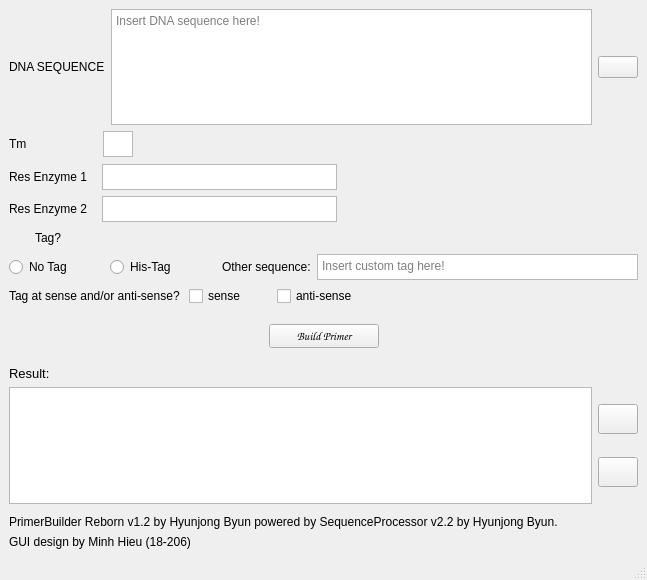
<?xml version="1.0" encoding="UTF-8"?>
<ui version="4.0">
 <class>PrimerBuilder</class>
 <widget class="QMainWindow" name="PrimerBuilder">
  <property name="geometry">
   <rect>
    <x>0</x>
    <y>0</y>
    <width>647</width>
    <height>580</height>
   </rect>
  </property>
  <property name="minimumSize">
   <size>
    <width>647</width>
    <height>580</height>
   </size>
  </property>
  <property name="cursor">
   <cursorShape>ArrowCursor</cursorShape>
  </property>
  <property name="windowTitle">
   <string>PrimerBuilder</string>
  </property>
  <property name="windowIcon">
   <iconset>
    <normaloff>H:/LOGO/ksa_logo_TWp_icon.ico</normaloff>H:/LOGO/ksa_logo_TWp_icon.ico</iconset>
  </property>
  <widget class="QWidget" name="centralwidget">
   <property name="cursor">
    <cursorShape>ArrowCursor</cursorShape>
   </property>
   <layout class="QVBoxLayout" name="verticalLayout">
    <item>
     <layout class="QHBoxLayout" name="horizontalLayout_2">
      <item>
       <widget class="QLabel" name="DNAsequence">
        <property name="font">
         <font>
          <family>MS Shell Dlg 2</family>
         </font>
        </property>
        <property name="layoutDirection">
         <enum>Qt::LeftToRight</enum>
        </property>
        <property name="text">
         <string>DNA SEQUENCE</string>
        </property>
       </widget>
      </item>
      <item>
       <widget class="QTextEdit" name="DNAsequence_text">
        <property name="cursor" stdset="0">
         <cursorShape>IBeamCursor</cursorShape>
        </property>
        <property name="placeholderText">
         <string notr="true">Insert DNA sequence here!</string>
        </property>
       </widget>
      </item>
      <item>
       <widget class="QPushButton" name="DNAsequence_file">
        <property name="sizePolicy">
         <sizepolicy hsizetype="Fixed" vsizetype="Fixed">
          <horstretch>0</horstretch>
          <verstretch>0</verstretch>
         </sizepolicy>
        </property>
        <property name="cursor">
         <cursorShape>PointingHandCursor</cursorShape>
        </property>
        <property name="text">
         <string/>
        </property>
        <property name="icon">
         <iconset>
          <normaloff>folder.png</normaloff>folder.png</iconset>
        </property>
       </widget>
      </item>
     </layout>
    </item>
    <item>
     <layout class="QHBoxLayout" name="horizontalLayout_3">
      <property name="leftMargin">
       <number>0</number>
      </property>
      <property name="topMargin">
       <number>0</number>
      </property>
      <item>
       <widget class="QLabel" name="tm">
        <property name="text">
         <string>Tm</string>
        </property>
        <property name="alignment">
         <set>Qt::AlignLeading|Qt::AlignLeft|Qt::AlignVCenter</set>
        </property>
       </widget>
      </item>
      <item>
       <spacer name="horizontalSpacer_3">
        <property name="orientation">
         <enum>Qt::Horizontal</enum>
        </property>
        <property name="sizeType">
         <enum>QSizePolicy::Fixed</enum>
        </property>
        <property name="sizeHint" stdset="0">
         <size>
          <width>70</width>
          <height>20</height>
         </size>
        </property>
       </spacer>
      </item>
      <item>
       <widget class="QTextEdit" name="tm_text">
        <property name="enabled">
         <bool>true</bool>
        </property>
        <property name="sizePolicy">
         <sizepolicy hsizetype="Fixed" vsizetype="Fixed">
          <horstretch>0</horstretch>
          <verstretch>0</verstretch>
         </sizepolicy>
        </property>
        <property name="minimumSize">
         <size>
          <width>12</width>
          <height>26</height>
         </size>
        </property>
        <property name="maximumSize">
         <size>
          <width>30</width>
          <height>27</height>
         </size>
        </property>
        <property name="cursor" stdset="0">
         <cursorShape>IBeamCursor</cursorShape>
        </property>
        <property name="whatsThis">
         <string notr="true" extracomment="Melting Temperature"/>
        </property>
       </widget>
      </item>
      <item>
       <spacer name="horizontalSpacer_2">
        <property name="orientation">
         <enum>Qt::Horizontal</enum>
        </property>
        <property name="sizeType">
         <enum>QSizePolicy::Expanding</enum>
        </property>
        <property name="sizeHint" stdset="0">
         <size>
          <width>285</width>
          <height>20</height>
         </size>
        </property>
       </spacer>
      </item>
     </layout>
    </item>
    <item>
     <layout class="QHBoxLayout" name="horizontalLayout_4">
      <property name="topMargin">
       <number>1</number>
      </property>
      <item>
       <widget class="QLabel" name="ResEnzyme1">
        <property name="text">
         <string>Res Enzyme 1</string>
        </property>
        <property name="alignment">
         <set>Qt::AlignLeading|Qt::AlignLeft|Qt::AlignVCenter</set>
        </property>
       </widget>
      </item>
      <item>
       <spacer name="horizontalSpacer_5">
        <property name="orientation">
         <enum>Qt::Horizontal</enum>
        </property>
        <property name="sizeType">
         <enum>QSizePolicy::Fixed</enum>
        </property>
        <property name="sizeHint" stdset="0">
         <size>
          <width>9</width>
          <height>20</height>
         </size>
        </property>
       </spacer>
      </item>
      <item>
       <widget class="QTextEdit" name="ResEnzyme1_text">
        <property name="sizePolicy">
         <sizepolicy hsizetype="Fixed" vsizetype="Fixed">
          <horstretch>0</horstretch>
          <verstretch>0</verstretch>
         </sizepolicy>
        </property>
        <property name="minimumSize">
         <size>
          <width>235</width>
          <height>26</height>
         </size>
        </property>
        <property name="maximumSize">
         <size>
          <width>67</width>
          <height>26</height>
         </size>
        </property>
        <property name="cursor" stdset="0">
         <cursorShape>IBeamCursor</cursorShape>
        </property>
       </widget>
      </item>
      <item>
       <spacer name="horizontalSpacer_4">
        <property name="orientation">
         <enum>Qt::Horizontal</enum>
        </property>
        <property name="sizeType">
         <enum>QSizePolicy::Expanding</enum>
        </property>
        <property name="sizeHint" stdset="0">
         <size>
          <width>26</width>
          <height>20</height>
         </size>
        </property>
       </spacer>
      </item>
     </layout>
    </item>
    <item>
     <layout class="QHBoxLayout" name="horizontalLayout_5">
      <property name="topMargin">
       <number>0</number>
      </property>
      <item>
       <widget class="QLabel" name="ResEnzyme2">
        <property name="text">
         <string>Res Enzyme 2</string>
        </property>
        <property name="alignment">
         <set>Qt::AlignLeading|Qt::AlignLeft|Qt::AlignVCenter</set>
        </property>
       </widget>
      </item>
      <item>
       <spacer name="horizontalSpacer_6">
        <property name="orientation">
         <enum>Qt::Horizontal</enum>
        </property>
        <property name="sizeType">
         <enum>QSizePolicy::Fixed</enum>
        </property>
        <property name="sizeHint" stdset="0">
         <size>
          <width>9</width>
          <height>20</height>
         </size>
        </property>
       </spacer>
      </item>
      <item>
       <widget class="QTextEdit" name="ResEnzyme2_text">
        <property name="sizePolicy">
         <sizepolicy hsizetype="Fixed" vsizetype="Fixed">
          <horstretch>0</horstretch>
          <verstretch>0</verstretch>
         </sizepolicy>
        </property>
        <property name="minimumSize">
         <size>
          <width>67</width>
          <height>26</height>
         </size>
        </property>
        <property name="maximumSize">
         <size>
          <width>235</width>
          <height>28</height>
         </size>
        </property>
        <property name="cursor" stdset="0">
         <cursorShape>IBeamCursor</cursorShape>
        </property>
       </widget>
      </item>
      <item>
       <spacer name="horizontalSpacer_7">
        <property name="orientation">
         <enum>Qt::Horizontal</enum>
        </property>
        <property name="sizeHint" stdset="0">
         <size>
          <width>40</width>
          <height>20</height>
         </size>
        </property>
       </spacer>
      </item>
     </layout>
    </item>
    <item>
     <layout class="QHBoxLayout" name="horizontalLayout_7">
      <property name="topMargin">
       <number>0</number>
      </property>
      <item>
       <spacer name="horizontalSpacer">
        <property name="orientation">
         <enum>Qt::Horizontal</enum>
        </property>
        <property name="sizeType">
         <enum>QSizePolicy::Fixed</enum>
        </property>
        <property name="sizeHint" stdset="0">
         <size>
          <width>26</width>
          <height>20</height>
         </size>
        </property>
       </spacer>
      </item>
      <item>
       <widget class="QLabel" name="tag">
        <property name="text">
         <string>Tag?</string>
        </property>
        <property name="alignment">
         <set>Qt::AlignLeading|Qt::AlignLeft|Qt::AlignVCenter</set>
        </property>
       </widget>
      </item>
     </layout>
    </item>
    <item>
     <layout class="QHBoxLayout" name="horizontalLayout_6">
      <property name="topMargin">
       <number>0</number>
      </property>
      <item>
       <widget class="QRadioButton" name="tag_no">
        <property name="text">
         <string>No Tag</string>
        </property>
       </widget>
      </item>
      <item>
       <spacer name="horizontalSpacer_8">
        <property name="orientation">
         <enum>Qt::Horizontal</enum>
        </property>
        <property name="sizeType">
         <enum>QSizePolicy::Fixed</enum>
        </property>
        <property name="sizeHint" stdset="0">
         <size>
          <width>32</width>
          <height>20</height>
         </size>
        </property>
       </spacer>
      </item>
      <item>
       <widget class="QRadioButton" name="tag_his">
        <property name="text">
         <string>His-Tag</string>
        </property>
       </widget>
      </item>
      <item>
       <spacer name="horizontalSpacer_9">
        <property name="orientation">
         <enum>Qt::Horizontal</enum>
        </property>
        <property name="sizeType">
         <enum>QSizePolicy::Fixed</enum>
        </property>
        <property name="sizeHint" stdset="0">
         <size>
          <width>40</width>
          <height>20</height>
         </size>
        </property>
       </spacer>
      </item>
      <item>
       <widget class="QLabel" name="tag_other">
        <property name="text">
         <string>Other sequence:</string>
        </property>
       </widget>
      </item>
      <item>
       <widget class="QTextEdit" name="tag_other_text">
        <property name="sizePolicy">
         <sizepolicy hsizetype="Expanding" vsizetype="Fixed">
          <horstretch>0</horstretch>
          <verstretch>0</verstretch>
         </sizepolicy>
        </property>
        <property name="minimumSize">
         <size>
          <width>0</width>
          <height>0</height>
         </size>
        </property>
        <property name="maximumSize">
         <size>
          <width>16777215</width>
          <height>26</height>
         </size>
        </property>
        <property name="cursor" stdset="0">
         <cursorShape>IBeamCursor</cursorShape>
        </property>
        <property name="placeholderText">
         <string>Insert custom tag here!</string>
        </property>
       </widget>
      </item>
     </layout>
    </item>
    <item>
     <layout class="QHBoxLayout" name="horizontalLayout">
      <property name="topMargin">
       <number>0</number>
      </property>
      <item>
       <widget class="QLabel" name="sense">
        <property name="text">
         <string>Tag at sense and/or anti-sense? </string>
        </property>
       </widget>
      </item>
      <item>
       <widget class="QCheckBox" name="sense_yes">
        <property name="text">
         <string>sense</string>
        </property>
       </widget>
      </item>
      <item>
       <spacer name="horizontalSpacer_12">
        <property name="orientation">
         <enum>Qt::Horizontal</enum>
        </property>
        <property name="sizeType">
         <enum>QSizePolicy::Fixed</enum>
        </property>
        <property name="sizeHint" stdset="0">
         <size>
          <width>24</width>
          <height>20</height>
         </size>
        </property>
       </spacer>
      </item>
      <item>
       <widget class="QCheckBox" name="sense_no">
        <property name="text">
         <string>anti-sense</string>
        </property>
       </widget>
      </item>
      <item>
       <spacer name="horizontalSpacer_13">
        <property name="orientation">
         <enum>Qt::Horizontal</enum>
        </property>
        <property name="sizeHint" stdset="0">
         <size>
          <width>40</width>
          <height>20</height>
         </size>
        </property>
       </spacer>
      </item>
     </layout>
    </item>
    <item>
     <spacer name="verticalSpacer">
      <property name="orientation">
       <enum>Qt::Vertical</enum>
      </property>
      <property name="sizeType">
       <enum>QSizePolicy::Fixed</enum>
      </property>
      <property name="sizeHint" stdset="0">
       <size>
        <width>18</width>
        <height>12</height>
       </size>
      </property>
     </spacer>
    </item>
    <item>
     <layout class="QHBoxLayout" name="horizontalLayout_8">
      <property name="topMargin">
       <number>0</number>
      </property>
      <item>
       <spacer name="horizontalSpacer_10">
        <property name="orientation">
         <enum>Qt::Horizontal</enum>
        </property>
        <property name="sizeHint" stdset="0">
         <size>
          <width>40</width>
          <height>20</height>
         </size>
        </property>
       </spacer>
      </item>
      <item>
       <widget class="QPushButton" name="buildPrime">
        <property name="minimumSize">
         <size>
          <width>110</width>
          <height>0</height>
         </size>
        </property>
        <property name="font">
         <font>
          <family>Comic Sans MS</family>
          <pointsize>9</pointsize>
          <weight>75</weight>
          <italic>true</italic>
          <bold>true</bold>
         </font>
        </property>
        <property name="cursor">
         <cursorShape>PointingHandCursor</cursorShape>
        </property>
        <property name="text">
         <string>Build Primer</string>
        </property>
       </widget>
      </item>
      <item>
       <spacer name="horizontalSpacer_11">
        <property name="orientation">
         <enum>Qt::Horizontal</enum>
        </property>
        <property name="sizeHint" stdset="0">
         <size>
          <width>40</width>
          <height>20</height>
         </size>
        </property>
       </spacer>
      </item>
     </layout>
    </item>
    <item>
     <spacer name="verticalSpacer_2">
      <property name="orientation">
       <enum>Qt::Vertical</enum>
      </property>
      <property name="sizeType">
       <enum>QSizePolicy::Fixed</enum>
      </property>
      <property name="sizeHint" stdset="0">
       <size>
        <width>20</width>
        <height>12</height>
       </size>
      </property>
     </spacer>
    </item>
    <item>
     <widget class="QLabel" name="result">
      <property name="font">
       <font>
        <family>MS Shell Dlg 2</family>
        <pointsize>10</pointsize>
       </font>
      </property>
      <property name="text">
       <string>Result: </string>
      </property>
     </widget>
    </item>
    <item>
     <layout class="QHBoxLayout" name="horizontalLayout_9">
      <property name="topMargin">
       <number>0</number>
      </property>
      <item>
       <widget class="QTextEdit" name="result_text">
        <property name="minimumSize">
         <size>
          <width>0</width>
          <height>15</height>
         </size>
        </property>
        <property name="cursor" stdset="0">
         <cursorShape>IBeamCursor</cursorShape>
        </property>
       </widget>
      </item>
      <item>
       <layout class="QVBoxLayout" name="verticalLayout_2">
        <property name="leftMargin">
         <number>0</number>
        </property>
        <item>
         <widget class="QPushButton" name="actionCopy">
          <property name="sizePolicy">
           <sizepolicy hsizetype="Fixed" vsizetype="Fixed">
            <horstretch>0</horstretch>
            <verstretch>0</verstretch>
           </sizepolicy>
          </property>
          <property name="minimumSize">
           <size>
            <width>0</width>
            <height>30</height>
           </size>
          </property>
          <property name="cursor">
           <cursorShape>PointingHandCursor</cursorShape>
          </property>
          <property name="text">
           <string/>
          </property>
          <property name="icon">
           <iconset>
            <normaloff>copy.png</normaloff>copy.png</iconset>
          </property>
         </widget>
        </item>
        <item>
         <widget class="QPushButton" name="actionErase">
          <property name="minimumSize">
           <size>
            <width>0</width>
            <height>30</height>
           </size>
          </property>
          <property name="cursor">
           <cursorShape>PointingHandCursor</cursorShape>
          </property>
          <property name="text">
           <string/>
          </property>
          <property name="icon">
           <iconset>
            <normaloff>broom.png</normaloff>broom.png</iconset>
          </property>
         </widget>
        </item>
       </layout>
      </item>
     </layout>
    </item>
    <item>
     <spacer name="verticalSpacer_3">
      <property name="orientation">
       <enum>Qt::Vertical</enum>
      </property>
      <property name="sizeType">
       <enum>QSizePolicy::Fixed</enum>
      </property>
      <property name="sizeHint" stdset="0">
       <size>
        <width>13</width>
        <height>5</height>
       </size>
      </property>
     </spacer>
    </item>
    <item>
     <widget class="QLabel" name="credit_1">
      <property name="text">
       <string>PrimerBuilder Reborn v1.2 by Hyunjong Byun powered by SequenceProcessor v2.2 by Hyunjong Byun.</string>
      </property>
     </widget>
    </item>
    <item>
     <widget class="QLabel" name="credit_2">
      <property name="text">
       <string>GUI design by Minh Hieu (18-206)</string>
      </property>
     </widget>
    </item>
   </layout>
  </widget>
  <widget class="QMenuBar" name="menubar">
   <property name="geometry">
    <rect>
     <x>0</x>
     <y>0</y>
     <width>647</width>
     <height>26</height>
    </rect>
   </property>
  </widget>
  <widget class="QStatusBar" name="statusbar"/>
 </widget>
 <resources/>
 <connections/>
</ui>
